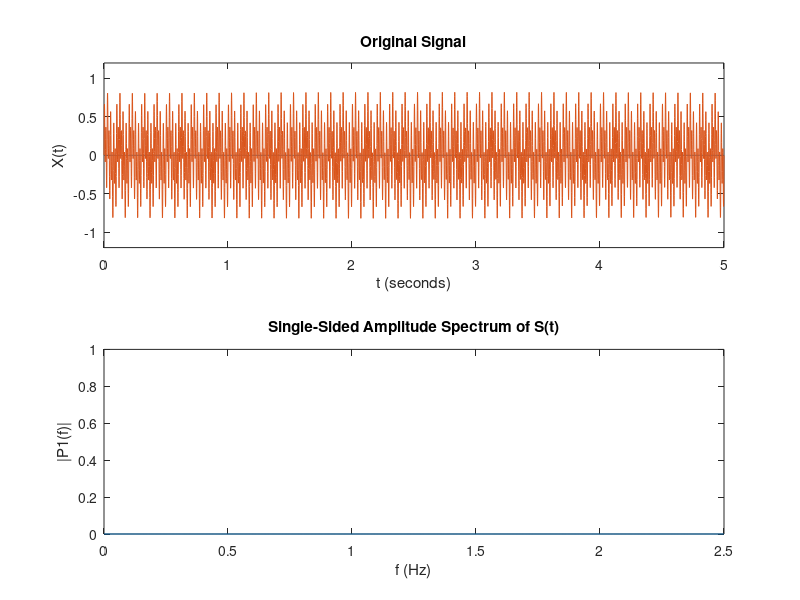

This figure's MATLAB source:
% This program aims to process a sin windows function
% N is the number of the sampling points
ff = input('Please input the number of sampling frequency.')
N = ff*5;
Fs = ff;
F = 50;
% F is the frequency of the original signal
Tg = 1/ Fs;
% sample frequency @ 500hz, Tg means the time gap between each sample point
resolution = 4096;
% set te resolution in the time domain
t = linspace(0,N*Tg,N+1);
ti = linspace(0,N*Tg,N*Tg*1000);
% calculate the time at each point, t is time of sampling, ti is built to
% show the orginal signal
L = length(t);
S = 0.2*sin(2*pi*10*t)+0.3*sin(2*pi*40*t)+0.4*sin(2*pi*80*t);
si = 0.2*sin(2*pi*10*ti)+0.3*sin(2*pi*40*ti)+0.4*sin(2*pi*80*ti);
% construct the original function
figure(1);
subplot(2,1,1)
plot(t,S)
hold
plot(ti,si)
title('Original Signal')
xlabel('t (seconds)')
ylabel('X(t)')
set(gca,'XLim',[0 N/Fs]);
set(gca,'YLim',[-1.2 1.2]);
% print the original image of the singnal
Y = fft(S,resolution);
P2 = abs(Y);
i=1:resolution/2; 
f=(i-1)*Fs/resolution;
yy=zeros(floor(resolution/2),1);
yy(i)=P2(i);
yy=yy/(L/2);
yy(1)=yy(1)/2;
subplot(2,1,2)
plot(f,yy)
title('Single-Sided Amplitude Spectrum of S(t)')
xlabel('f (Hz)')
ylabel('|P1(f)|')
set(gca,'XLim',[0 Fs/2]);
set(gca,'YLim',[0 1]);

